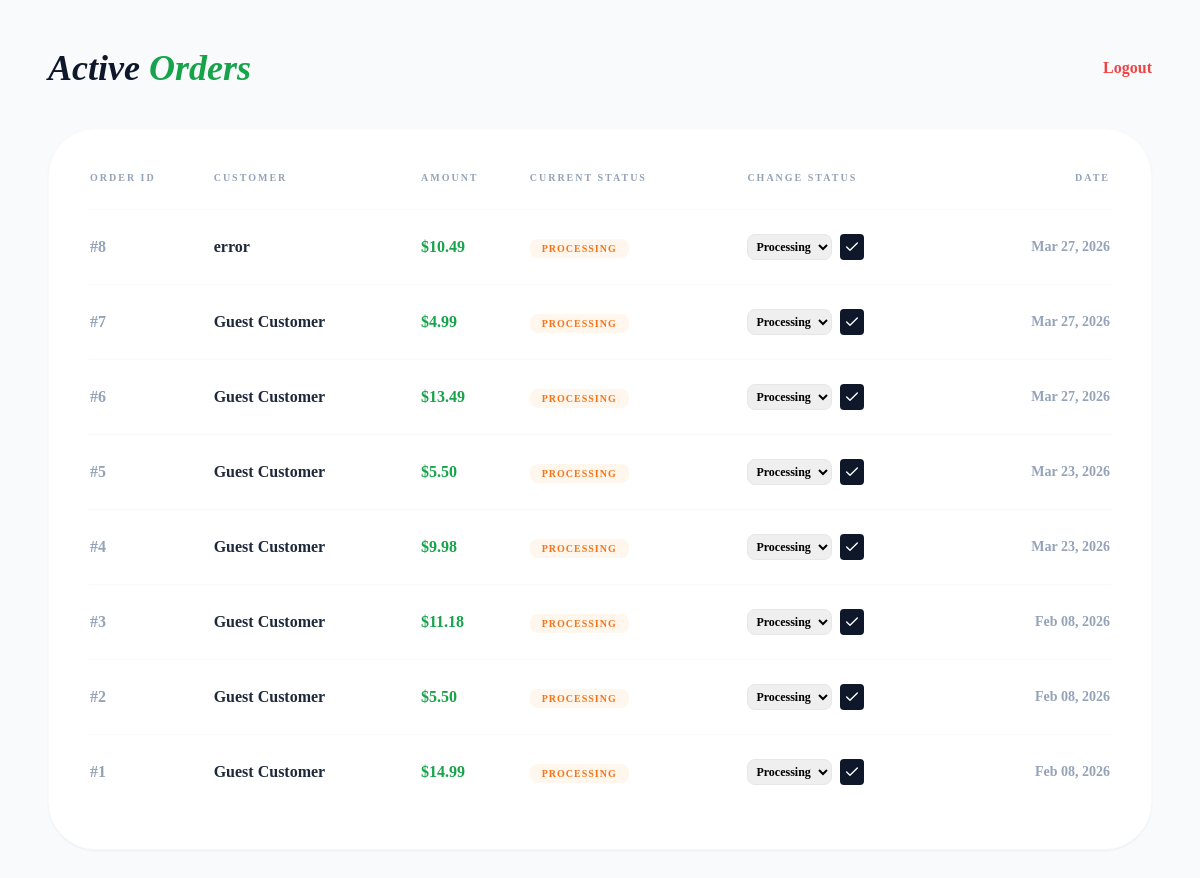
The app's page /admin_dashboard.php (signed in) with its own data.
### tables this page shows
CREATE TABLE `orders` (
  `id` int(11) NOT NULL,
  `user_id` int(11) DEFAULT NULL,
  `customer_name` varchar(100) DEFAULT NULL,
  `total_amount` decimal(10,2) DEFAULT NULL,
  `status` varchar(50) DEFAULT 'Processing',
  `order_date` timestamp NOT NULL DEFAULT current_timestamp()
);

### admin_dashboard.php (the view, shortened to what this page needs)
<?php
require_once 'db.php';
try {
    $query = "SELECT * FROM orders ORDER BY id DESC";
    $stmt = $pdo->query($query);
    $orders = $stmt->fetchAll();
} catch (PDOException $e) {
    die("Error: " . $e->getMessage());
}
?>
<!DOCTYPE html>
<html lang="en">
<head>
    <script src="https://cdn.tailwindcss.com"></script>
</head>
<body class="bg-[#f8fafc] flex min-h-screen">
    <main class="flex-grow p-12 font-['Plus_Jakarta_Sans']">
        <div class="flex justify-between items-center mb-10">
            <h1 class="text-4xl font-black text-slate-900 italic">Active <span class="text-green-600">Orders</span></h1>
            <a href="logout.php" class="text-red-500 font-bold hover:underline">Logout</a>
        </div>
        <div class="bg-white rounded-[3rem] p-10 shadow-sm border border-slate-50">
            <table class="w-full text-left">
                <thead>
                    <tr class="text-slate-400 text-[10px] font-black uppercase tracking-[0.2em] border-b border-slate-50">
                        <th class="pb-6">Order ID</th>
                        <th class="pb-6">Customer</th>
                        <th class="pb-6">Amount</th>
                        <th class="pb-6">Current Status</th>
                        <th class="pb-6">Change Status</th>
                        <th class="pb-6 text-right">Date</th>
                    </tr>
                </thead>
                <tbody class="divide-y divide-slate-50">
                    <?php foreach($orders as $o): ?>
                    <tr class="hover:bg-slate-50/50 transition-colors">
                        <td class="py-6 font-bold text-slate-400">#<?php echo $o['id']; ?></td>
                        <td class="py-6 font-black text-slate-800"><?php echo htmlspecialchars($o['customer_name']); ?></td>
                        <td class="py-6 font-black text-green-600">$<?php echo number_format($o['total_amount'], 2); ?></td>
                        <td class="py-6">
                            <?php
                                $status = $o['status'] ?? 'Processing';
                                $color = ($status == 'Delivered') ? 'text-green-500 bg-green-50' : 'text-orange-500 bg-orange-50';
                            ?>
                            <span class="px-3 py-1 <?php echo $color; ?> text-[10px] font-black rounded-lg uppercase tracking-widest">
                                <?php echo $status; ?>
                            </span>
                        </td>
                        <td class="py-6">
                            <form method="POST" class="flex gap-2">
                                <select name="status" class="text-xs font-bold border rounded-lg p-1">
                                    <option value="Processing">Processing</option>
                                </select>
                                <button type="submit" name="update_status" class="bg-slate-900 text-white p-1 rounded">
                                    <i data-lucide="check" class="w-4 h-4"></i>
                                </button>
                            </form>
                        </td>
                        <td class="py-6 text-right text-slate-400 text-sm font-bold">
                            <?php echo date('M d, Y', strtotime($o['order_date'])); ?>
                        </td>
                    </tr>
                    <?php endforeach; ?>
                </tbody>
            </table>
        </div>
    </main>
</body>
</html>

### records on screen
orders: id "8", customer_name "error", total_amount "10.49", status "PROCESSING", order_date "Mar 27, 2026"
orders: id "7", customer_name "Guest Customer", total_amount "4.99", status "PROCESSING", order_date "Mar 27, 2026"
orders: id "6", customer_name "Guest Customer", total_amount "13.49", status "PROCESSING", order_date "Mar 27, 2026"
orders: id "5", customer_name "Guest Customer", total_amount "5.50", status "PROCESSING", order_date "Mar 23, 2026"
orders: id "4", customer_name "Guest Customer", total_amount "9.98", status "PROCESSING", order_date "Mar 23, 2026"
orders: id "3", customer_name "Guest Customer", total_amount "11.18", status "PROCESSING", order_date "Feb 08, 2026"
orders: id "2", customer_name "Guest Customer", total_amount "5.50", status "PROCESSING", order_date "Feb 08, 2026"
orders: id "1", customer_name "Guest Customer", total_amount "14.99", status "PROCESSING", order_date "Feb 08, 2026"
